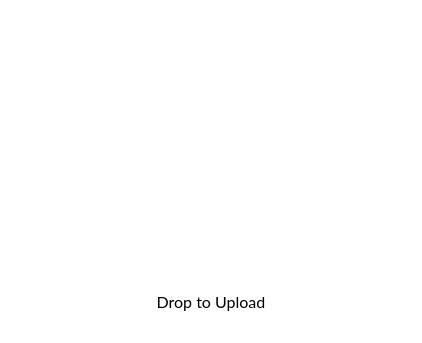
<?xml version="1.0" encoding="UTF-8"?>
<ui version="4.0">
 <class>TransferManagerDragBackDrop</class>
 <widget class="QWidget" name="TransferManagerDragBackDrop">
  <property name="geometry">
   <rect>
    <x>0</x>
    <y>0</y>
    <width>422</width>
    <height>343</height>
   </rect>
  </property>
  <property name="windowTitle">
   <string notr="true"/>
  </property>
  <property name="styleSheet">
   <string notr="true">background-color: rgba(255, 255, 255, 229);</string>
  </property>
  <layout class="QVBoxLayout" name="verticalLayout">
   <item>
    <spacer name="verticalSpacer">
     <property name="orientation">
      <enum>Qt::Vertical</enum>
     </property>
     <property name="sizeHint" stdset="0">
      <size>
       <width>20</width>
       <height>40</height>
      </size>
     </property>
    </spacer>
   </item>
   <item>
    <layout class="QHBoxLayout" name="horizontalLayout">
     <property name="spacing">
      <number>0</number>
     </property>
     <property name="bottomMargin">
      <number>5</number>
     </property>
     <item>
      <spacer name="horizontalSpacer_1">
       <property name="orientation">
        <enum>Qt::Horizontal</enum>
       </property>
       <property name="sizeHint" stdset="0">
        <size>
         <width>0</width>
         <height>0</height>
        </size>
       </property>
      </spacer>
     </item>
     <item>
      <widget class="QLabel" name="lUploadToMega">
       <property name="minimumSize">
        <size>
         <width>352</width>
         <height>234</height>
        </size>
       </property>
       <property name="maximumSize">
        <size>
         <width>352</width>
         <height>234</height>
        </size>
       </property>
       <property name="styleSheet">
        <string notr="true">border: none;</string>
       </property>
       <property name="text">
        <string/>
       </property>
       <property name="pixmap">
        <pixmap resource="../../../gui/Resources_win.qrc">:/images/upload_to_mega.png</pixmap>
       </property>
      </widget>
     </item>
     <item>
      <spacer name="horizontalSpacer_2">
       <property name="orientation">
        <enum>Qt::Horizontal</enum>
       </property>
       <property name="sizeHint" stdset="0">
        <size>
         <width>0</width>
         <height>0</height>
        </size>
       </property>
      </spacer>
     </item>
    </layout>
   </item>
   <item>
    <widget class="QLabel" name="lUploadToMegaDesc_2">
     <property name="sizePolicy">
      <sizepolicy hsizetype="Minimum" vsizetype="Fixed">
       <horstretch>0</horstretch>
       <verstretch>0</verstretch>
      </sizepolicy>
     </property>
     <property name="minimumSize">
      <size>
       <width>400</width>
       <height>60</height>
      </size>
     </property>
     <property name="maximumSize">
      <size>
       <width>16777215</width>
       <height>60</height>
      </size>
     </property>
     <property name="font">
      <font>
       <family>Lato</family>
       <pointsize>12</pointsize>
       <weight>50</weight>
       <bold>false</bold>
      </font>
     </property>
     <property name="styleSheet">
      <string notr="true">#lUploadToMegaDesc
{
margin-top: 10px;
margin-left: 20px;
margin-right: 20px;
color: #666;
font-family: &quot;Lato&quot;;
font-size: 16px;
}
</string>
     </property>
     <property name="text">
      <string>Drop to Upload</string>
     </property>
     <property name="alignment">
      <set>Qt::AlignCenter</set>
     </property>
     <property name="wordWrap">
      <bool>true</bool>
     </property>
     <property name="openExternalLinks">
      <bool>true</bool>
     </property>
    </widget>
   </item>
   <item>
    <spacer name="verticalSpacer_3">
     <property name="orientation">
      <enum>Qt::Vertical</enum>
     </property>
     <property name="sizeHint" stdset="0">
      <size>
       <width>0</width>
       <height>0</height>
      </size>
     </property>
    </spacer>
   </item>
  </layout>
 </widget>
 <resources>
  <include location="../../../gui/Resources_win.qrc"/>
 </resources>
 <connections/>
</ui>
